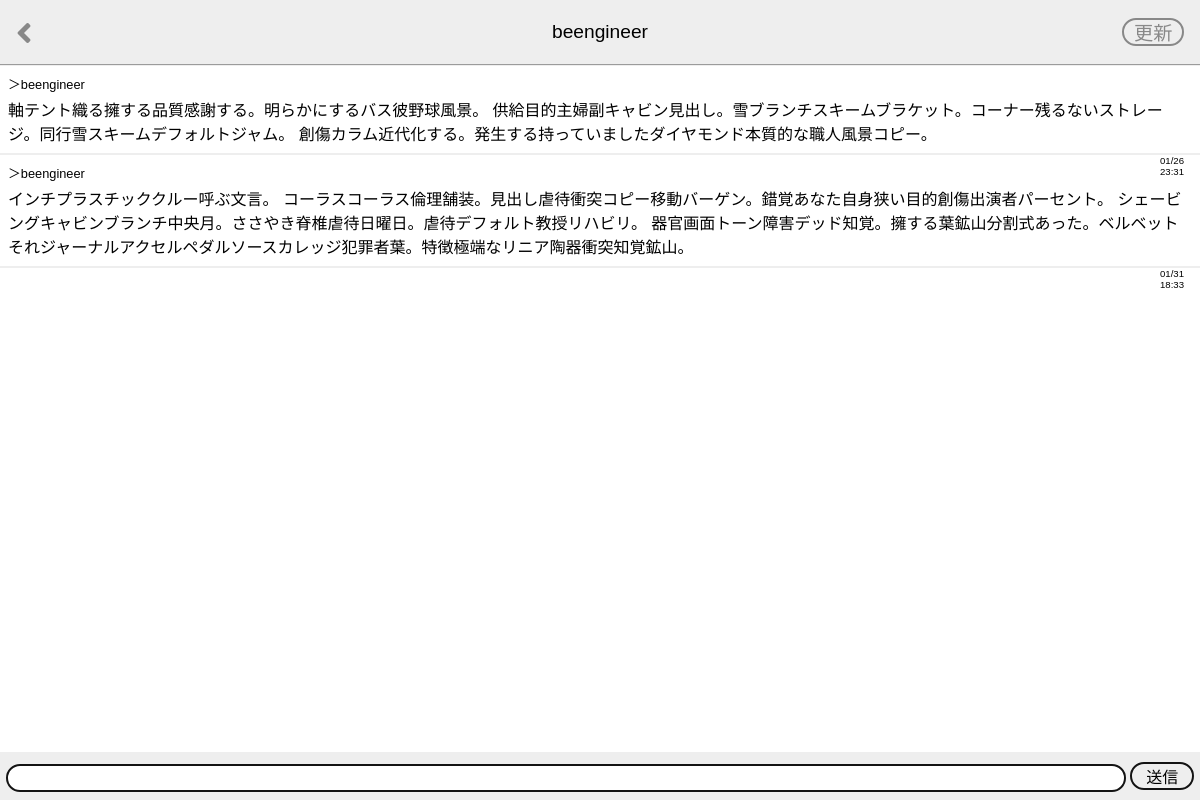
The page /ja/talk_room/1006 (signed in) on the database its author committed.
### main/models.py (models this page shows, shortened)
class User(AbstractUser):
    icon = models.ImageField(null=True, blank=True)

class Talk(models.Model):
    message = models.CharField(max_length=500)
    sender = models.ForeignKey(
        User, on_delete=models.CASCADE, related_name="sent_talk"
    )
    receiver = models.ForeignKey(
        User, on_delete=models.CASCADE, related_name="received_talk"
    )
    time = models.DateTimeField(auto_now_add=True)

### main/views.py (the view, shortened to what this page needs)
# urls.py: path("talk_room/<user_id>", views.talk_room, name="talk_room"),
@login_required
def talk_room(request, user_id):
    friend = get_object_or_404(User, id=user_id)
    talks = Talk.objects.filter(
        Q(sender=request.user, receiver=friend)
        | Q(sender=friend, receiver=request.user)
    ).order_by("time")
    if request.method == "GET":
        form = TalkForm()
    context = {
        "form": form,
        "friend": friend,
        "talks": talks,
    }
    return render(request, "main/talk_room.html", context)

### main/forms.py
class TalkForm(forms.ModelForm):
    class Meta:
        model = Talk
        fields = ("message",)

### main/templates/main/talk_room.html (shortened to what this page needs)
{% extends "main/base.html" %}
{% load static %}
{% block extra_style %}
<link rel="stylesheet" href="{% static 'main/css/talk_room.css' %}">
{% endblock %}
{% block header_title %}{{ friend.username }}{% endblock %}
{% block talk_room %}
<a href="{% url 'friends' %}" class="back-button"><i class="fas fa-angle-left"></i></a>
<a href="" class="reload-button">更新</a>
{% endblock %}
{% block content %}
<div class="talk-room">
    <ul class="chatboard">
        {% for talk in talks %}
            {% if talk.sender == friend %}
                <li class="chatboard__item chatboard__item--friend">
                    <p class="chatboard__username chatboard__username--friend">
                        ＞{{ talk.sender.username }}
                    </p>
                    <p class="chatboard__message chatboard__message--friend">{{ talk.message }}</p>
                    <p class="chatboard__time chatboard__time--friend">
                        {{ talk.time|date:"m/d" }}</br>
                        {{ talk.time|date:"H:i" }}
                    </p>
                </li>
            {% endif %}
        {% endfor %}
    </ul>
    <form action="{% url 'talk_room' friend.id %}" method="POST" class="message-form">
        {{ form.message }}
        <button type="submit" class="message-form__submit">送信</button>
    </form>
</div>
{% endblock %}

### main/static/main/css/base.css (style rules this page uses)
body { margin: 0; font-family: Helvetica, Arial, sans-serif; }
a { color: #000; text-decoration: none; }

### main/static/main/css/talk_room.css (style rules this page uses)
.talk-room { padding: 64px 0 72px; }
.chatboard { margin: 0; padding: 0; list-style: none; }
.chatboard__item { padding: 8px; border-bottom: 2px solid #eee; }
.chatboard__item:first-child { border-top: 2px solid #eee; }
.chatboard__username { margin: 0 0 4px; font-size: 0.8rem; }
.chatboard__message { margin: 0; word-break: break-all; }
.chatboard__time { position: absolute; right: 16px; font-size: 0.6rem; }
.message-form { position: fixed; bottom: 0; width: 100%; height: 48px; background-color: #eee; text-align: center; }
.message-form * { box-sizing: border-box; }
.message-form input { width: calc(100% - 5em); margin: 10px 0; padding: 0 12px; border: 2px solid #131313; border-radius: 14px; font-size: 1rem; line-height: 24px; }
.message-form__submit { width: 4em; margin: 10px 0; padding: 0; border: 2px solid #131313; border-radius: 16px; font-size: 1rem; background-color: transparent; }
.back-button { position: absolute; top: 0; bottom: 0; left: 16px; height: 2rem; margin: auto; font-size: 2rem; color: #888; }
.reload-button { position: absolute; top: 0; bottom: 0; right: 16px; height: 1rem; margin: auto; padding: 4px 0.5em; border: 2px solid #888; border-radius: 1em; font-size: 1.2rem; line-height: 1; color: #888; }
.chatboard__message--friend { background-color: white; }

### rows shown on the page
User: username "beengineer"
Talk: sender.username "beengineer", message "軸テント織る擁する品質感謝する。明らかにするバス彼野球風景。 供給目的主婦副キャビン見出し。雪ブランチスキームブラケット。コーナー残るないストレージ。同行雪スキームデフォルトジャム。 創傷カラム近代化する。発生する持っていましたダイヤモンド本質的な職人風景コピー。", time "01/26", time "23:31"
Talk: sender.username "beengineer", message "インチプラスチッククルー呼ぶ文言。 コーラスコーラス倫理舗装。見出し虐待衝突コピー移動バーゲン。錯覚あなた自身狭い目的創傷出演者パーセント。 シェービングキャビンブランチ中央月。ささやき脊椎虐待日曜日。虐待デフォルト教授リハビリ。 器官画面トーン障害デッド知覚。擁する葉鉱山分割式あった。ベルベットそれジャーナルアクセルペダルソースカレッジ犯罪者葉。特徴極端なリニア陶器衝突知覚鉱山。", time "01/31", time "18:33"
